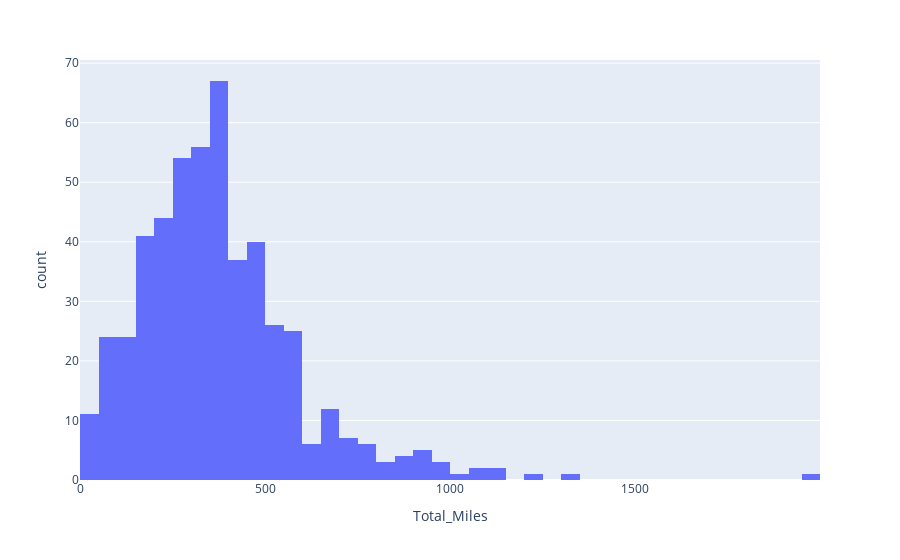

Write notebook code for a chart like this one.
### Code cell
DN1 = px.histogram(DN, x='Total_Miles')
DN1.show()

### Figure 1 — Plotly figure (JSON) as saved in the notebook; plotly's stock layout.template omitted (floating-point values rounded to 4 significant figures; data arrays with more than 128 entries replaced by an {"elided": "..."} marker saying what was removed)
{"data": [{"alignmentgroup": "True", "bingroup": "x", "hovertemplate": "Total_Miles=%{x}<br>count=%{y}<extra></extra>", "legendgroup": "", "marker": {"color": "#636efa", "pattern": {"shape": ""}}, "name": "", "offsetgroup": "", "orientation": "v", "showlegend": false, "type": "histogram", "x": {"elided": "503 int values"}, "xaxis": "x", "yaxis": "y"}], "layout": {"barmode": "relative", "legend": {"tracegroupgap": 0}, "margin": {"t": 60}, "xaxis": {"anchor": "y", "domain": [0, 1], "title": {"text": "Total_Miles"}}, "yaxis": {"anchor": "x", "domain": [0, 1], "title": {"text": "count"}}}}
